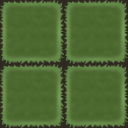

A 2D game scene composited from a Tiled map and its tileset images. What follows is a short description and the map's XML, with every tile layer's data as written:
An orthogonal 2x2 tile map with 64x64 px tiles, 1 tile layer (Calque de Tile 1).

<map version="1.0" orientation="orthogonal" renderorder="right-down" width="2" height="2" tilewidth="64" tileheight="64" nextobjectid="1">
 <tileset firstgid="1" name="grass" tilewidth="64" tileheight="64" tilecount="1" columns="1">
  <image source="../images/grass.png" width="64" height="64" />
 </tileset>
 <layer name="Calque de Tile 1" width="2" height="2">
  <data encoding="csv">
1,1,
1,1
</data>
 </layer>
</map>
